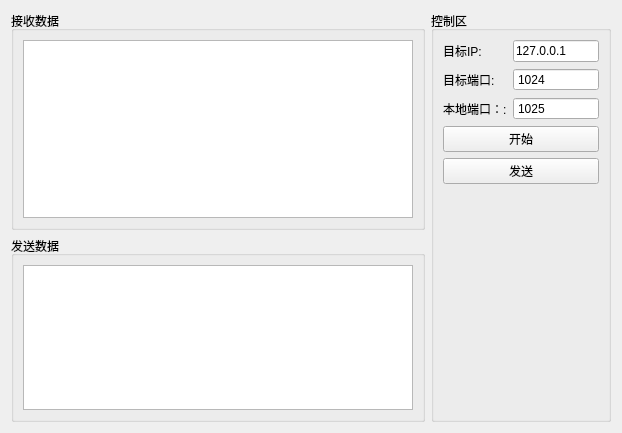
<?xml version="1.0" encoding="UTF-8"?>
<ui version="4.0">
 <class>SimpleUdpSocket1</class>
 <widget class="QWidget" name="SimpleUdpSocket1">
  <property name="geometry">
   <rect>
    <x>0</x>
    <y>0</y>
    <width>622</width>
    <height>433</height>
   </rect>
  </property>
  <property name="windowTitle">
   <string>Form</string>
  </property>
  <layout class="QGridLayout" name="gridLayout_5">
   <item row="0" column="0">
    <widget class="QGroupBox" name="groupBox">
     <property name="title">
      <string>接收数据</string>
     </property>
     <layout class="QGridLayout" name="gridLayout_3">
      <item row="0" column="0">
       <widget class="QTextEdit" name="text_recv"/>
      </item>
     </layout>
    </widget>
   </item>
   <item row="0" column="1" rowspan="2">
    <widget class="QGroupBox" name="groupBox_3">
     <property name="sizePolicy">
      <sizepolicy hsizetype="Fixed" vsizetype="Preferred">
       <horstretch>0</horstretch>
       <verstretch>0</verstretch>
      </sizepolicy>
     </property>
     <property name="maximumSize">
      <size>
       <width>180</width>
       <height>16777215</height>
      </size>
     </property>
     <property name="title">
      <string>控制区</string>
     </property>
     <layout class="QGridLayout" name="gridLayout">
      <item row="0" column="0">
       <widget class="QLabel" name="label">
        <property name="text">
         <string>目标IP:</string>
        </property>
       </widget>
      </item>
      <item row="0" column="1" colspan="2">
       <widget class="QLineEdit" name="line_peerAddress">
        <property name="text">
         <string>127.0.0.1</string>
        </property>
       </widget>
      </item>
      <item row="1" column="0">
       <widget class="QLabel" name="label_2">
        <property name="text">
         <string>目标端口:</string>
        </property>
       </widget>
      </item>
      <item row="1" column="1" colspan="2">
       <widget class="QSpinBox" name="spin_peerPort">
        <property name="buttonSymbols">
         <enum>QAbstractSpinBox::NoButtons</enum>
        </property>
        <property name="maximum">
         <number>65535</number>
        </property>
        <property name="value">
         <number>1024</number>
        </property>
       </widget>
      </item>
      <item row="3" column="0" colspan="3">
       <widget class="QPushButton" name="but_connect">
        <property name="text">
         <string>开始</string>
        </property>
       </widget>
      </item>
      <item row="4" column="0" colspan="3">
       <widget class="QPushButton" name="but_send">
        <property name="text">
         <string>发送</string>
        </property>
       </widget>
      </item>
      <item row="5" column="0">
       <spacer name="verticalSpacer">
        <property name="orientation">
         <enum>Qt::Vertical</enum>
        </property>
        <property name="sizeHint" stdset="0">
         <size>
          <width>20</width>
          <height>40</height>
         </size>
        </property>
       </spacer>
      </item>
      <item row="2" column="0">
       <widget class="QLabel" name="label_3">
        <property name="text">
         <string>本地端口：:</string>
        </property>
       </widget>
      </item>
      <item row="2" column="1" colspan="2">
       <widget class="QSpinBox" name="spin_localPort">
        <property name="enabled">
         <bool>true</bool>
        </property>
        <property name="buttonSymbols">
         <enum>QAbstractSpinBox::NoButtons</enum>
        </property>
        <property name="maximum">
         <number>65535</number>
        </property>
        <property name="value">
         <number>1025</number>
        </property>
       </widget>
      </item>
     </layout>
    </widget>
   </item>
   <item row="1" column="0">
    <widget class="QGroupBox" name="groupBox_2">
     <property name="maximumSize">
      <size>
       <width>16777215</width>
       <height>200</height>
      </size>
     </property>
     <property name="title">
      <string>发送数据</string>
     </property>
     <layout class="QGridLayout" name="gridLayout_2">
      <item row="0" column="0">
       <widget class="QTextEdit" name="text_send"/>
      </item>
     </layout>
    </widget>
   </item>
  </layout>
 </widget>
 <resources/>
 <connections/>
</ui>
